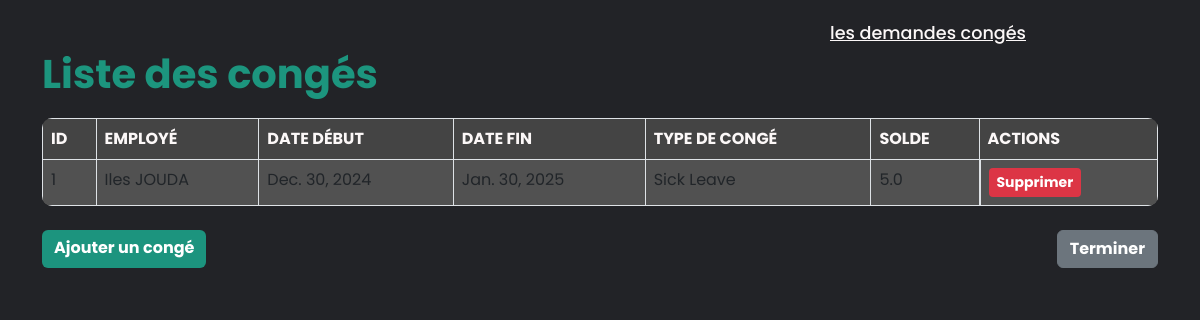
The page /acceuil-arh/conges/ on the database as committed earlier.
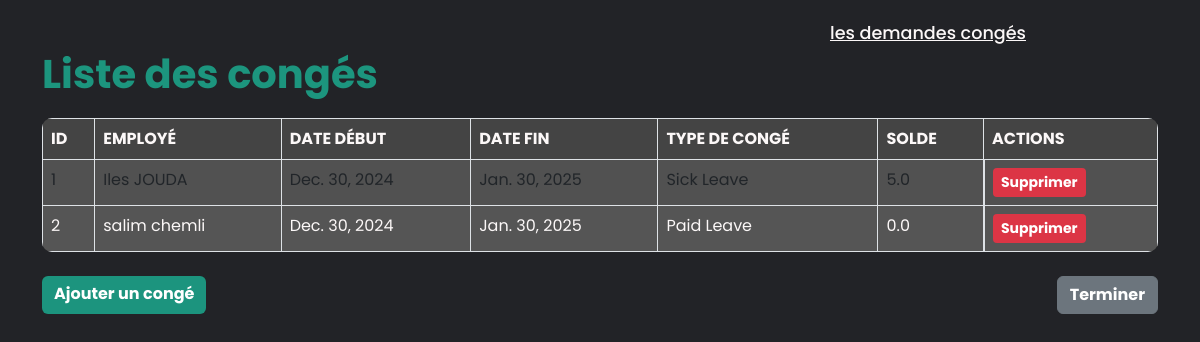
The same page on the database as committed later.
### app1/models.py (models this page shows, shortened)
class Conge(models.Model):
    date_deb= models.DateField(default=timezone.now)
    date_fin= models.DateField(default=timezone.now)
    TYPE_CHOICES = [
        ('paid', 'Paid Leave'),
        ('sick', 'Sick Leave'),
        ('unpaid', 'Unpaid Leave'),
        ('maternity', 'Maternity Leave'),]
    type_conge = models.CharField(max_length=15, choices=TYPE_CHOICES)
    solde_conge= models.FloatField(max_length= 10)
    Employe_Conge= models.ForeignKey(Employe, on_delete=models.CASCADE, related_name="conges")

class Employe(models.Model):
    nom= models.CharField(max_length=20)
    prenom= models.CharField(max_length=20)
    date_de_naissance= models.DateField(default=timezone.now)
    date_aumbauche= models.DateField(default=timezone.now)
    adresse= models.CharField(max_length=30)
    Historique_professionnel= models.CharField(max_length=500)
    Service_Employe= models.ForeignKey(Service, on_delete=models.CASCADE)
    Competance_Employe=models.ManyToManyField(Competances, related_name="comp", blank=True)
    Employe_Formation= models.ManyToManyField(Formations, related_name="frm", blank=True)
    Employe_Utilisateur= models.OneToOneField(Utilisateur, on_delete=models.CASCADE, related_name="employe")
    def __str__(self):
        return f"{self.prenom} {self.nom}"

### app1/views.py (the view)
# urls.py: path('acceuil-arh/conges/',views.liste_conges, name='liste_conges'),
def liste_conges(request):
    conges = Conge.objects.all()
    return render(request, 'liste_conges.html', {'conges': conges})

### app1/templates/liste_conges.html (shortened to what this page needs)
<!DOCTYPE html>
<html lang="en">
    {% load static %}
<head>
    <link rel="stylesheet" href="{% static 'css/bootstrap.min.css' %}">
    <link href="https://cdn.jsdelivr.net/npm/remixicon@4.5.0/fonts/remixicon.css" rel="stylesheet" />
    <link rel="stylesheet" href="https://unpkg.com/boxicons@latest/css/boxicons.min.css">
</head>
<body>
    <header>
        <a href="{% url 'liste_demande_conge' %}" class="dm_conge">les demandes congés</a>
    </header>
    <div class="container">
        <h1>Liste des congés</h1>
        <table class="table table-bordered table-striped">
            <thead>
                <tr>
                    <th>ID</th>
                    <th>Employé</th>
                    <th>Date début</th>
                    <th>Date fin</th>
                    <th>Type de congé</th>
                    <th>Solde</th>
                    <th>Actions</th>
                </tr>
            </thead>
            <tbody>
                {% for conge in conges %}
                <tr>
                    <td>{{ conge.id }}</td>
                    <td>{{ conge.Employe_Conge }}</td>
                    <td>{{ conge.date_deb }}</td>
                    <td>{{ conge.date_fin }}</td>
                    <td>{{ conge.get_type_conge_display }}</td>
                    <td>{{ conge.solde_conge }}</td>
                    <td class="action-buttons">
                        <button class="btn btn-danger btn-sm" onclick="confirmDelete({{ conge.id }})">Supprimer</button>
                    </td>
                </tr>
                {% endfor %}
            </tbody>
        </table>
        <div class="d-flex justify-content-between mt-4">
            <a href="{% url 'ajouter_conge' %}" class="btn btn-primary">Ajouter un congé</a>
            <a href="{% url 'acceuil_arh' %}" class="btn btn-secondary">Terminer</a>
        </div>
    </div>
</body>
</html>

Rows that differ between the two databases and show on the page:
added Conge: id "2", Employe_Conge "salim chemli", date_deb "Dec. 30, 2024", date_fin "Jan. 30, 2025", type_conge "Paid Leave", solde_conge "0.0"
